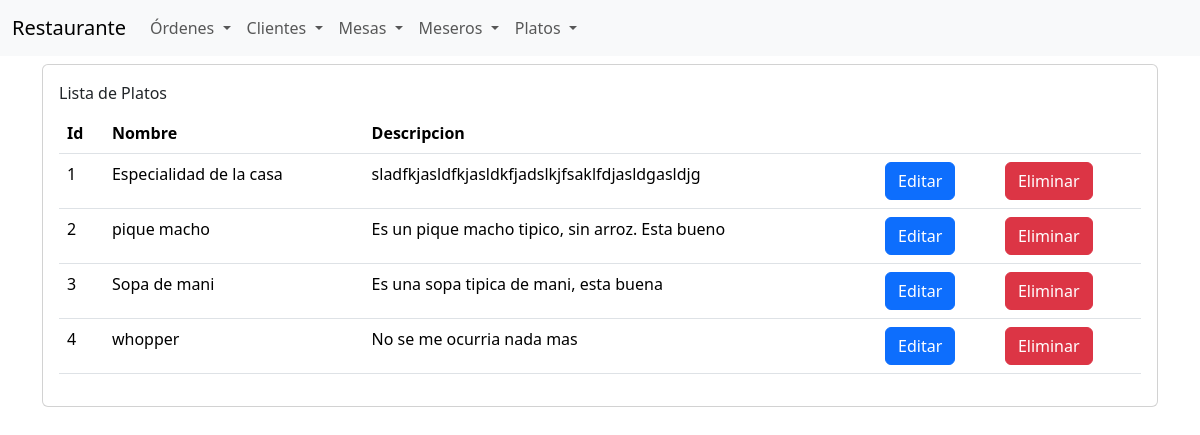
/restaurante/platos, run on the app's committed database.
### restaurante/models/platos.py (models this page shows, shortened)
class Platos(models.Model):
    nombre = models.CharField(max_length=100)
    descripcion = models.TextField()

### restaurante/views/platos_views.py (the view)
# urls.py: path("platos", views.platos_list, name="platos_list"),
def platos_list(request):
    platos = Platos.objects.all()
    return render(
        request,
        "restaurante/platos/list.html",
        {
            "platos": platos
        }
    )

### templates/restaurante/platos/list.html (shortened to what this page needs)
{% extends "restaurante/base.html" %}
{% block content %}
    <div class="container">
        <div class="row">
            <div class="col">
                <div class="card mt-2">
                    <div class="card-body">
                        <div class="card-title">Lista de Platos</div>
                        <table class="table">
                            <thead>
                            <tr>
                                <th>Id</th>
                                <th>Nombre</th>
                                <th>Descripcion</th>
                                <th></th>
                                <th></th>
                            </tr>
                            </thead>
                            <tbody>
                            {% for plato in platos %}
                                <tr>
                                    <td> {{ plato.id }}</td>
                                    <td> {{ plato.nombre }}</td>
                                    <td> {{ plato.descripcion }}</td>
                                    <td>
                                        <a class="btn btn-primary"
                                           href="{% url "platos_edit" plato.id %}">Editar</a>
                                    </td>
                                    <td>
                                        <form action="{% url "platos_delete" plato.id %}" method="post">
                                            <input class="btn btn-danger" type="submit" value="Eliminar">
                                        </form>
                                    </td>
                                </tr>
                            {% endfor %}
                            </tbody>
                        </table>
                    </div>
                </div>
            </div>
        </div>
    </div>
{% endblock %}

### data on the page
Platos: id "1", nombre "Especialidad de la casa", descripcion "sladfkjasldfkjasldkfjadslkjfsaklfdjasldgasldjg"
Platos: id "2", nombre "pique macho", descripcion "Es un pique macho tipico, sin arroz. Esta bueno"
Platos: id "3", nombre "Sopa de mani", descripcion "Es una sopa tipica de mani, esta buena"
Platos: id "4", nombre "whopper", descripcion "No se me ocurria nada mas"
